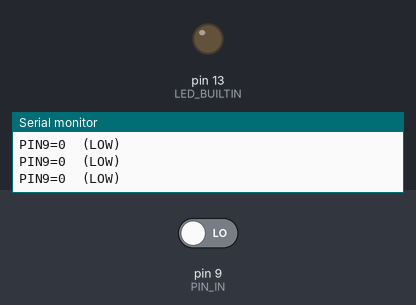
Recording of a sketch running on a simulated Arduino Uno, built with avr-gcc and run on an emulated ATmega328P. Shown: output pins drawn as LEDs (lit = HIGH), the last lines printed to the serial monitor. The test bench sets the inputs (shaded band); at power-on: pin 9 (PIN_IN) LOW.

Above: at 1.2 s.
1.3 s: pin 9 (PIN_IN) driven HIGH
At 2.3 s:
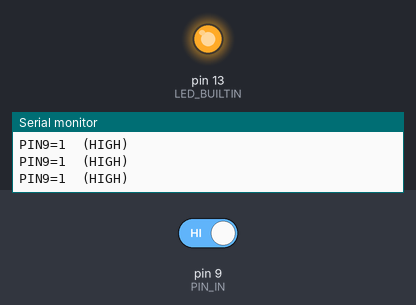
2.9 s: pin 9 (PIN_IN) driven LOW
At 3.6 s:
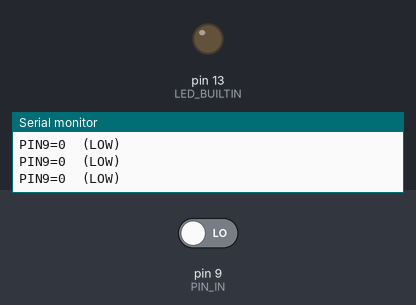
Timing chart, 0 to 5.9 s (numbered marks = the images above; inputs shaded):
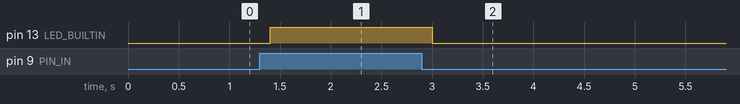

The sketch:

test_interrupt.ino
```cpp
/*
  ESP32-CAM 신호(D9)가 HIGH면 내장 LED(13) ON
  ─ 시리얼 모니터로 핀 상태를 출력해 디버깅 ─
*/
const uint8_t PIN_IN  = 9;        // ESP32-CAM → Uno
//const uint8_t PIN_LED = 13;       // 온보드 LED

void setup() {
  Serial.begin(9600);             // ① 시리얼 초기화 (9600 bps)
  while (!Serial) ;               // (USB CDC가 열릴 때까지 대기·옵션)

  pinMode(PIN_IN, INPUT);         // 외부에서 0/3.3 V 직접 인가
  pinMode(LED_BUILTIN, OUTPUT);
  digitalWrite(LED_BUILTIN, LOW);

  Serial.println(F("=== READY ==="));
}

void loop() {
  int sig = digitalRead(PIN_IN);

  // ② LED 제어
  digitalWrite(LED_BUILTIN, sig);

  // ③ 상태 출력
  Serial.print(F("PIN9="));
  Serial.print(sig);              // 0 또는 1
  Serial.println(sig ? F("  (HIGH)") : F("  (LOW)"));

  delay(200);                     // 0.2 s 간격으로 덜 쏟아지게
}
```

Measured:
- after the input at 1.3 s, pin 13 (LED_BUILTIN): LOW → HIGH after 0.10 s
- after the input at 2.9 s, pin 13 (LED_BUILTIN): HIGH → LOW after 0.10 s
